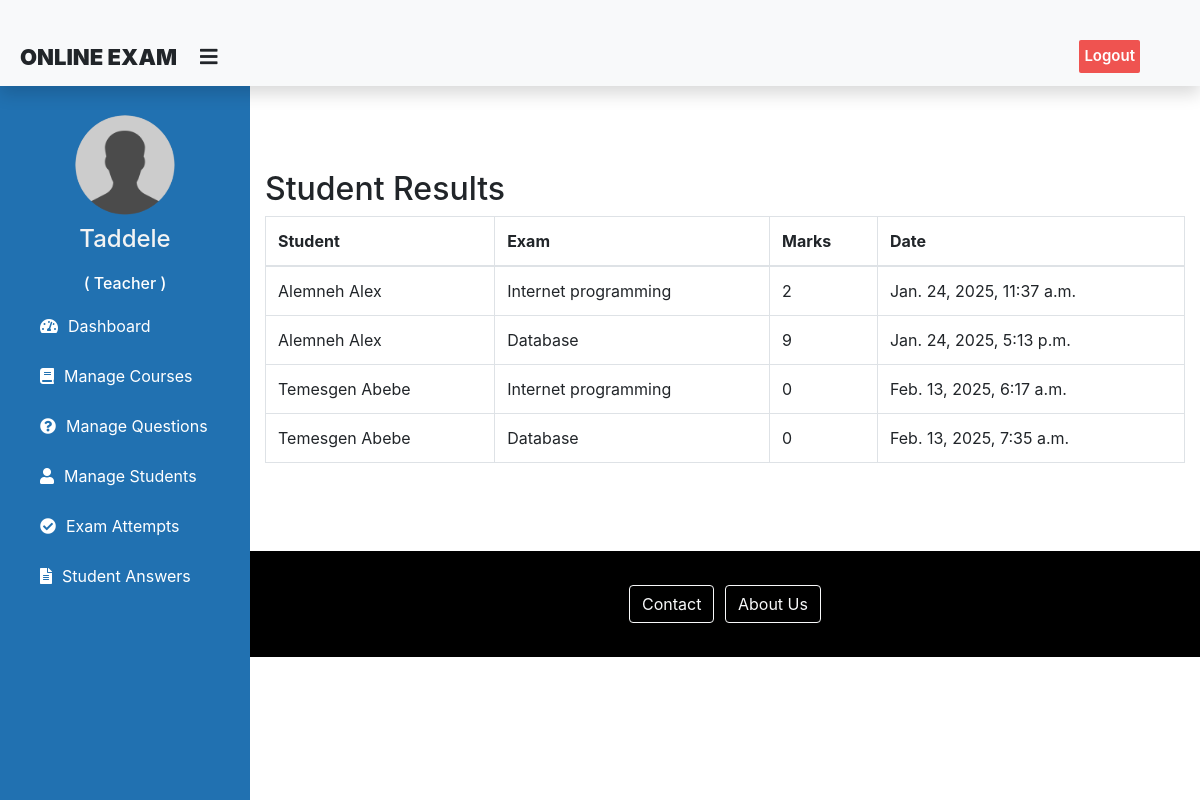
Page /teacher/student-results (signed in) on the committed database.
### student/models.py (models this page shows, shortened)
class CustomUser(AbstractBaseUser,PermissionsMixin):
    email = models.EmailField(unique=True)
    id_no = models.IntegerField(unique=True,primary_key=True)
    profile_picture = models.ImageField(upload_to='profile_pics/', blank=True)
    is_active = models.BooleanField(default=True)
    is_staff = models.BooleanField(default=False)
    first_name = models.CharField(max_length=20)
    last_name = models.CharField(max_length=20)
    departement = models.CharField(max_length=40)
    sex = models.CharField(max_length=4,choices=choices)
    objects = CustomUserManager()
    USERNAME_FIELD = 'id_no'
    REQUIRED_FIELDS = ['first_name', 'last_name', 'email']
    class Meta:
        verbose_name = 'user'
        verbose_name_plural = "Registered Users"
        permissions = [
            ("can_manage_students", "Can manage students")
        ]
    """def email_user(self, subject, message, from_email=None, **kwargs):

        #Sends an email to this User.

        send_mail(subject, message, from_email, [self.email], **kwargs)"""

### exam/models.py (models this page shows, shortened)
class Result(models.Model):
    student = models.ForeignKey(CustomUser,on_delete=models.CASCADE)
    exam = models.ForeignKey(Course,on_delete=models.CASCADE)
    marks = models.PositiveIntegerField()
    date = models.DateTimeField(auto_now=True)
    class Meta:
        verbose_name = "result"
        unique_together = ('student', 'exam')

class Course(models.Model):
   course_name = models.CharField(max_length=50)
   number_of_questions = models.PositiveIntegerField()
   total_marks = models.PositiveIntegerField(default=None)
   time_duration = models.PositiveIntegerField(default=None)
   exam_password = models.CharField(max_length=20, null=True, blank=True)  # Field for exam password
   class Meta:
       verbose_name = "course"

### teacher/views.py (the view)
# urls.py: path('student-results', StudentResultView.as_view(), name='student-results'),
class StudentResultView(LoginRequiredMixin, ListView):
    model = Result
    template_name = 'teacher/student_result.html'
    context_object_name = 'results'
    def get_queryset(self):
        return Result.objects.all()  # Assuming the teacher is associated with the exam

### templates/teacher/student_result.html (shortened to what this page needs)
<!DOCTYPE html>
{% extends 'teacher/teacherbase.html' %}
{% load static %}
{% load widget_tweaks %}
{% block content %}
<html lang="en">
<head>
    <link href="http://netdna.bootstrapcdn.com/bootstrap/4.0.0-beta/css/bootstrap.min.css" rel="stylesheet">
</head>
<body>
    <div class="container mt-5">
        <h2>Student Results</h2>
        <table class="table table-bordered">
            <thead>
                <tr>
                    <th>Student</th>
                    <th>Exam</th>
                    <th>Marks</th>
                    <th>Date</th>
                </tr>
            </thead>
            <tbody>
                {% for result in results %}
                <tr>
                    <td>{{ result.student.first_name }} {{ result.student.last_name }}</td>
                    <td>{{ result.exam.course_name }}</td>
                    <td>{{ result.marks }}</td>
                    <td>{{ result.date }}</td>
                </tr>
                {% empty %}
                <tr>
                    <td colspan="4">No results available.</td>
                </tr>
                {% endfor %}
            </tbody>
        </table>
    </div>
</body>
{%endblock content%}

### templates/teacher/teacherbase.html (shortened to what this page needs)
<!DOCTYPE html>
{% load static %}
<html lang="en" dir="ltr">
<head>
  <link href="http://netdna.bootstrapcdn.com/bootstrap/4.0.0-beta/css/bootstrap.min.css" rel="stylesheet">
  <link rel="stylesheet" href="https://maxcdn.bootstrapcdn.com/bootstrap/4.4.1/css/bootstrap.min.css">
  <link href="https://maxcdn.bootstrapcdn.com/font-awesome/4.3.0/css/font-awesome.min.css" rel="stylesheet">
  <link rel="stylesheet" href="https://cdnjs.cloudflare.com/ajax/libs/font-awesome/5.12.1/css/all.min.css">
</head>
<body>
  <header class="shadow bg-light">
    <label for="check">
      <i style="left: 200px;margin-top: 17px;"class="fas fa-bars" id="sidebar_btn"></i>
    </label>
    <div class="left_area">
      <h3>Online Exam</h3>
    </div>
    <div class="right_area">
      <a href="/logout" class="logout_btn">Logout</a>
    </div>
  </header>
  <div class="sidebar">
  <center>
    <img src="{% static 'image/teacher-avatar.png' %}" class="profile_image" alt="">
    <h4>{{request.user.first_name}}</h4>
    <h6 style="color: rgb(255, 255, 255);">( Teacher )</h6>
  </center>
  <a href="/teacher/teacher-dashboard"><i class="fas fa-tachometer-alt"></i><span>Dashboard</span></a>
  <a href="/teacher/teacher-exam"><i class="fas fa-book"></i><span>Manage Courses</span></a>
  <a href="/teacher/teacher-question"><i class="fas fa-question-circle"></i><span>Manage Questions</span></a>
  <a href="/teacher/manage-students"><i class="fas fa-user"></i><span>Manage Students</span></a>
  <a href="/teacher/exam-attempts"><i class="fas fa-check-circle"></i><span>Exam Attempts</span></a>
  <a href="/teacher/view-answer"><i class="fas fa-file-alt"></i><span>Student Answers</span></a>
</div>
  <div class="content">
    <br><br><br><br><br>
    {% block content %}
    {% endblock content %}
    <br><br><br>
    {% include "exam/footer.html" %}
  </div>
</body>
</html>

### templates/teacher/teacherbase.html (style rules this page uses)
a:link { text-decoration: none; }
body { margin: 0; padding: 0; font-family: "Gill Sans", sans-serif;; }
header { position: fixed; padding: 20px; width: 100%; z-index: 1; height: 5.4em !important; }
.left_area h3 { margin: 0px; text-transform: uppercase; font-size: 22px; font-weight: 900; }
.logout_btn { padding: 5px; background: #ef5350; text-decoration: none; float: right; margin-top: -30px; margin-right: 40px; border-radius: 2px; font-size: 15px; font-weight: 600; color: #fff; transition: 0.5s; }
.sidebar { background: #2171b1; margin-top: 5.3em; padding-top: 30px; position: fixed; left: 0; width: 250px; height: 100%; transition: 0.5s; transition-property: left; }
.sidebar .profile_image { width: 100px; height: 100px; border-radius: 100px; margin-bottom: 10px; }
.sidebar h4 { color: #f3f3f3; margin-top: 0; margin-bottom: 20px; }
.sidebar a { color: #fff; display: block; width: 100%; line-height: 50px; text-decoration: none; padding-left: 40px; box-sizing: border-box; transition: 0.5s; }
.sidebar i { padding-right: 10px; }
label #sidebar_btn { z-index: 1; position: fixed; cursor: pointer; left: 300px; font-size: 20px; margin: 5px 0; transition: 0.5s; transition-property: color; }
.content { margin-left: 250px; margin-top: 2px; height: 100vh; transition: 0.5s; }

### templates/exam/footer.html (style rules this page uses)
html, body { height: 100%; margin: 0; display: flex; flex-direction: column; }

### rows in the picture
CustomUser: user.first_name "Taddele"
Result: student.first_name "Alemneh", student.last_name "Alex", exam.course_name "Internet programming", marks "2", date "Jan. 24, 2025, 11:37 a.m."
Result: student.first_name "Alemneh", student.last_name "Alex", exam.course_name "Database", marks "9", date "Jan. 24, 2025, 5:13 p.m."
Result: student.first_name "Temesgen", student.last_name "Abebe", exam.course_name "Internet programming", marks "0", date "Feb. 13, 2025, 6:17 a.m."
Result: student.first_name "Temesgen", student.last_name "Abebe", exam.course_name "Database", marks "0", date "Feb. 13, 2025, 7:35 a.m."
